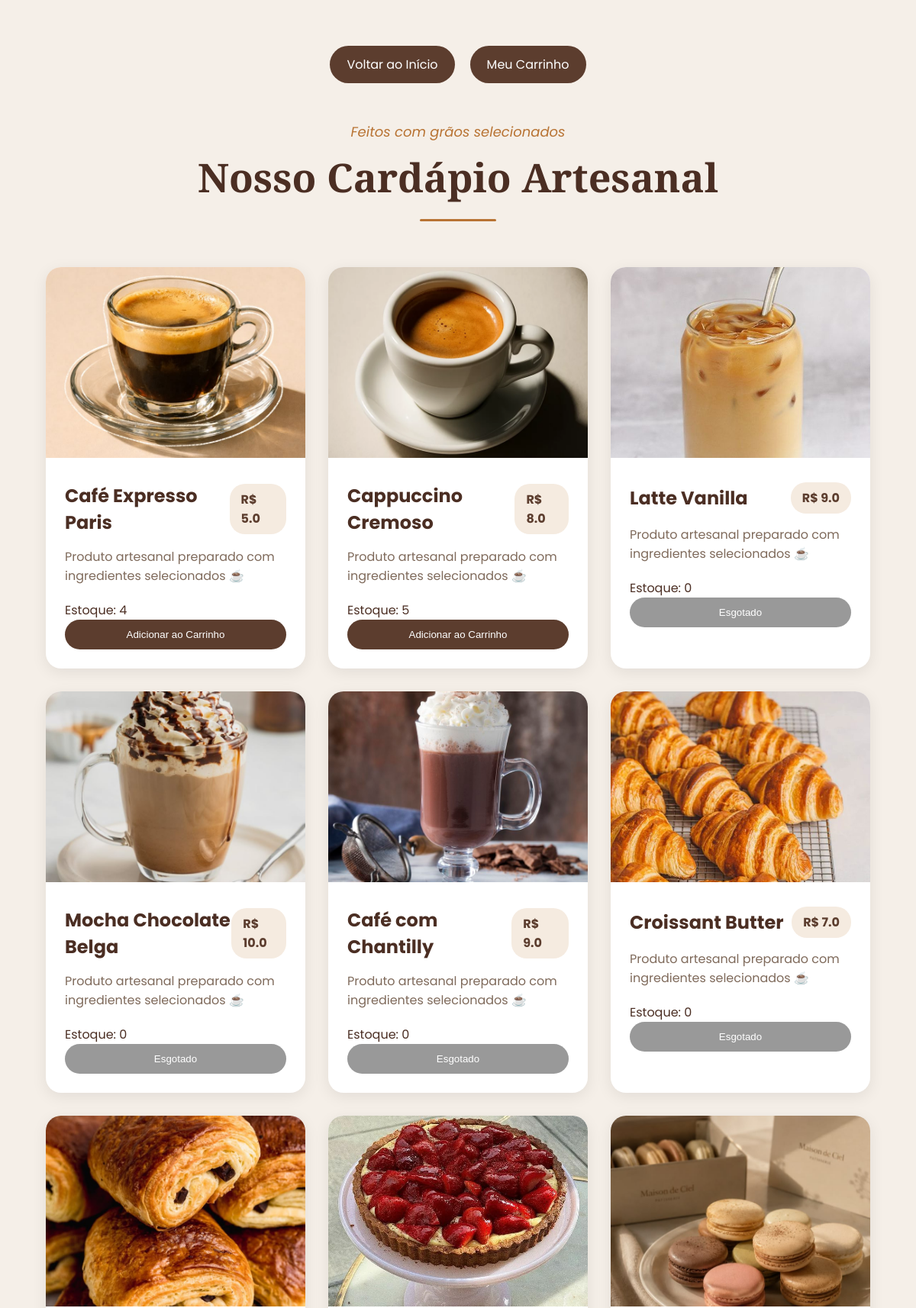
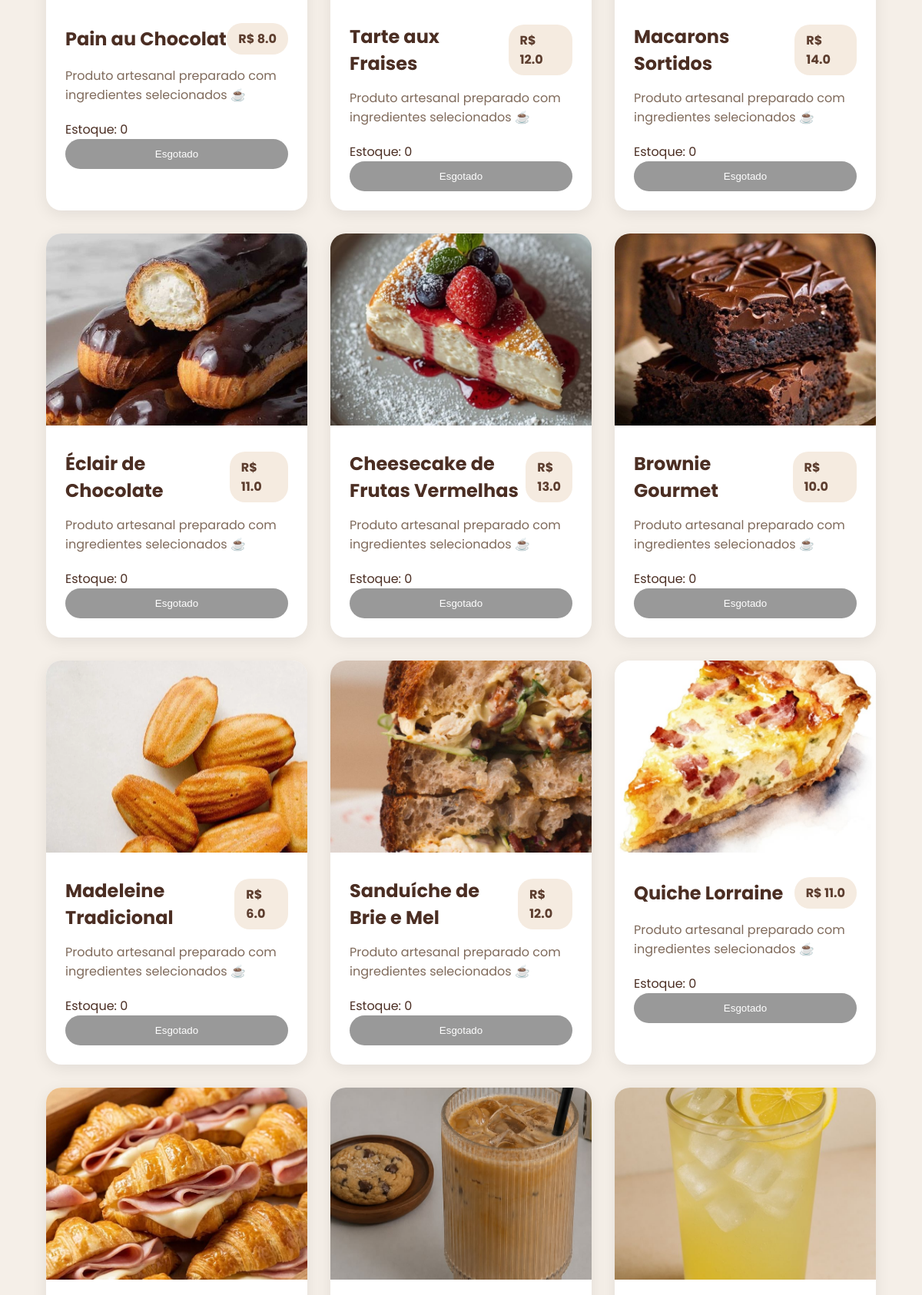
/produtos (upper part), run on the app's committed database (2 pictures, top to bottom).
### tables this page shows
CREATE TABLE produtos (
     id INTEGER PRIMARY KEY AUTOINCREMENT,
     nome TEXT,
     preco REAL,
     categoria TEXT,
     imagem TEXT
    , estoque INTEGER DEFAULT 0);

### app.py (the view)
@app.route("/produtos")
def produtos():
    categoria = request.args.get("categoria")
    lista = get_produtos(categoria)
    return render_template("produtos.html", produtos=lista)

### models.py (called while the page is built)
def conectar():
    return sqlite3.connect("cafeteria.db")

def get_produtos(categoria=None):
    conn = conectar()
    cursor = conn.cursor()
    if categoria:
        cursor.execute(
            "SELECT * FROM produtos WHERE categoria=?",
            (categoria,)
        )
    else:
        cursor.execute("SELECT * FROM produtos")
    dados = cursor.fetchall()
    conn.close()
    return dados

### templates/produtos.html (shortened to what this page needs)
<!DOCTYPE html>
<html lang="pt-BR">
<head>
</head>
<body>
    <main class="menu-container">
        <div class="top-buttons">
            <a href="/">
                <div class="nav-btn">
                    Voltar ao Início
                </div>
            </a>
            <a href="/carrinho">
                <div class="nav-btn">
                    Meu Carrinho
                </div>
            </a>
        </div>
        <header class="menu-header">
            <span class="menu-subtitle">
                Feitos com grãos selecionados
            </span>
            <h2>
                Nosso Cardápio Artesanal
            </h2>
            <div class="line-decorator"></div>
        </header>
        <div class="menu-grid">
            {% for produto in produtos %}
            <div class="menu-item">
                <img
                    src="{{ url_for('static', filename='imagens/' + produto[4]) }}"
                >
                <div class="item-details">
                    <div class="item-title-row">
                        <h4>
                            {{ produto[1] }}
                        </h4>
                        <span class="item-price">
                            R$ {{ produto[2] }}
                        </span>
                    </div>
                    <p class="item-description">
                        Produto artesanal preparado com ingredientes selecionados ☕
                    </p>
                    <p>
                        Estoque: {{ produto[5] }}
                    </p>
                    {% if produto[5] > 0 %}
                    <a href="/add/{{ produto[1] }}/{{ produto[2] }}">
                        <button>
                            Adicionar ao Carrinho
                        </button>
                    </a>
                    {% else %}
                    <button class="esgotado">
                        Esgotado
                    </button>
                    {% endif %}
                </div>
            </div>
            {% endfor %}
        </div>
    </main>
</body>
</html>

### templates/produtos.html (style rules this page uses)
* { margin:0; padding:0; box-sizing:border-box; }
body { background:#f5efe8; font-family:'Poppins', sans-serif; color:#4b2e23; }
.menu-container { width:90%; max-width:1200px; margin:auto; padding:60px 0; }
.menu-header { text-align:center; margin-bottom:60px; }
.menu-subtitle { color:#b87333; font-style:italic; font-size:18px; }
.menu-header h2 { font-family:'Playfair Display', serif; font-size:52px; margin-top:10px; }
.line-decorator { width:100px; height:3px; background:#b87333; margin:20px auto; border-radius:10px; }
.menu-grid { display:grid; grid-template-columns:repeat(auto-fit, minmax(300px, 1fr)); gap:30px; }
.menu-item { background:white; border-radius:20px; overflow:hidden; box-shadow:0 5px 20px rgba(0,0,0,0.08); transition:0.3s; }
.menu-item img { width:100%; height:250px; object-fit:cover; }
.item-details { padding:25px; }
.item-title-row { display:flex; justify-content:space-between; align-items:center; margin-bottom:15px; }
.item-title-row h4 { font-size:24px; }
.item-price { background:#f5ebe0; padding:8px 15px; border-radius:20px; font-weight:bold; color:#5c3d2e; }
.item-description { color:#7f6a5b; margin-bottom:20px; }
button { background:#5c3d2e; color:white; border:none; padding:12px 20px; border-radius:30px; cursor:pointer; transition:0.3s; width:100%; }
.esgotado { background:#999; }
.top-buttons { display:flex; justify-content:center; gap:20px; margin-bottom:50px; flex-wrap:wrap; }
.top-buttons a { text-decoration:none; }
.nav-btn { background:#5c3d2e; color:white; padding:12px 22px; border-radius:30px; }

### data on the page
produtos: imagem (picture), nome "Café Expresso Paris", preco "5.0", estoque "4"
produtos: imagem (picture), nome "Cappuccino Cremoso", preco "8.0", estoque "5"
produtos: imagem (picture), nome "Latte Vanilla", preco "9.0", estoque "0", shows "Esgotado"
produtos: imagem (picture), nome "Mocha Chocolate Belga", preco "10.0", estoque "0", shows "Esgotado"
produtos: imagem (picture), nome "Café com Chantilly", preco "9.0", estoque "0", shows "Esgotado"
produtos: imagem (picture), nome "Croissant Butter", preco "7.0", estoque "0", shows "Esgotado"
produtos: imagem (picture), nome "Pain au Chocolat", preco "8.0", estoque "0", shows "Esgotado"
produtos: imagem (picture), nome "Tarte aux Fraises", preco "12.0", estoque "0", shows "Esgotado"
produtos: imagem (picture), nome "Macarons Sortidos", preco "14.0", estoque "0", shows "Esgotado"
produtos: imagem (picture), nome "Éclair de Chocolate", preco "11.0", estoque "0", shows "Esgotado"
produtos: imagem (picture), nome "Cheesecake de Frutas Vermelhas", preco "13.0", estoque "0", shows "Esgotado"
produtos: imagem (picture), nome "Brownie Gourmet", preco "10.0", estoque "0", shows "Esgotado"
produtos: imagem (picture), nome "Madeleine Tradicional", preco "6.0", estoque "0", shows "Esgotado"
produtos: imagem (picture), nome "Sanduíche de Brie e Mel", preco "12.0", estoque "0", shows "Esgotado"
produtos: imagem (picture), nome "Quiche Lorraine", preco "11.0", estoque "0", shows "Esgotado"
produtos: imagem (picture)
produtos: imagem (picture)
produtos: imagem (picture)
